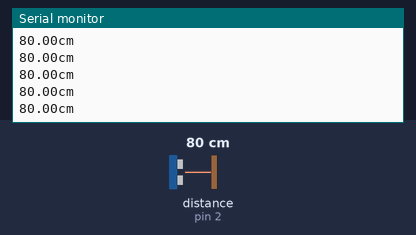
The sketch below on a simulated Arduino Uno, built with avr-gcc and run on an emulated ATmega328P. Shown: the last lines printed to the serial monitor. Wiring (inferred from the names in the program): ultrasonic range finder: trigger pin 3; echo pin 2. The inputs (shaded band) are chosen by the test bench; at power-on: distance to the obstacle (sensor on pin 2) 80 cm. The echo pulse lasts 58.3 µs per cm.

Above: at 1.2 s.
1.3 s: distance to the obstacle (sensor on pin 2) set to 299 cm
At 1.62 s:
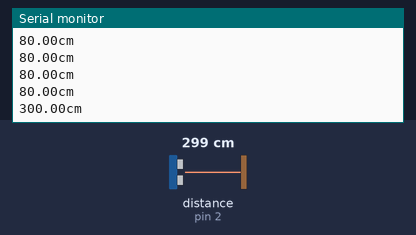
4.3 s: distance to the obstacle (sensor on pin 2) set to 2 cm
At 4.45 s:
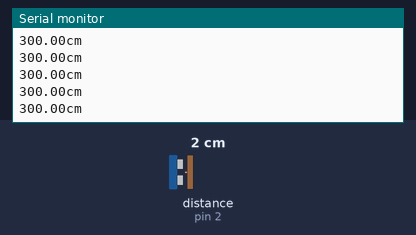
Timing chart, 0 to 7.3 s (numbered marks = the images above; inputs shaded):
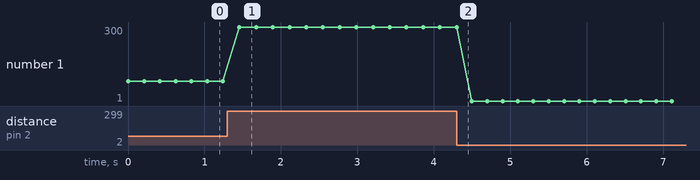

The sketch:

sensor_read.ino
```cpp
const int trig = 3, echo = 2;
float dis = 0.0;

void setup() {
  pinMode(trig, OUTPUT);
  pinMode(echo, INPUT);
  Serial.begin(9600);
}

void loop() {
  // pulse out
  digitalWrite(trig, LOW);
  delayMicroseconds(2);
  digitalWrite(trig, HIGH);
  delayMicroseconds(10);
  digitalWrite(trig, LOW);

  dis = pulseIn(echo, HIGH) / 58.0;
  dis = (int(dis * 100)) / 100;
  Serial.print(dis);
  Serial.println("cm");
  delay(200);
}
```

Measured:
- after the input at 1.3 s, the serial monitor: prints a new line after 0.16 s (image 1)
- plotted number 1: 80 → 300 after the input at 1.3 s, 300 → 1 after the input at 4.3 s
